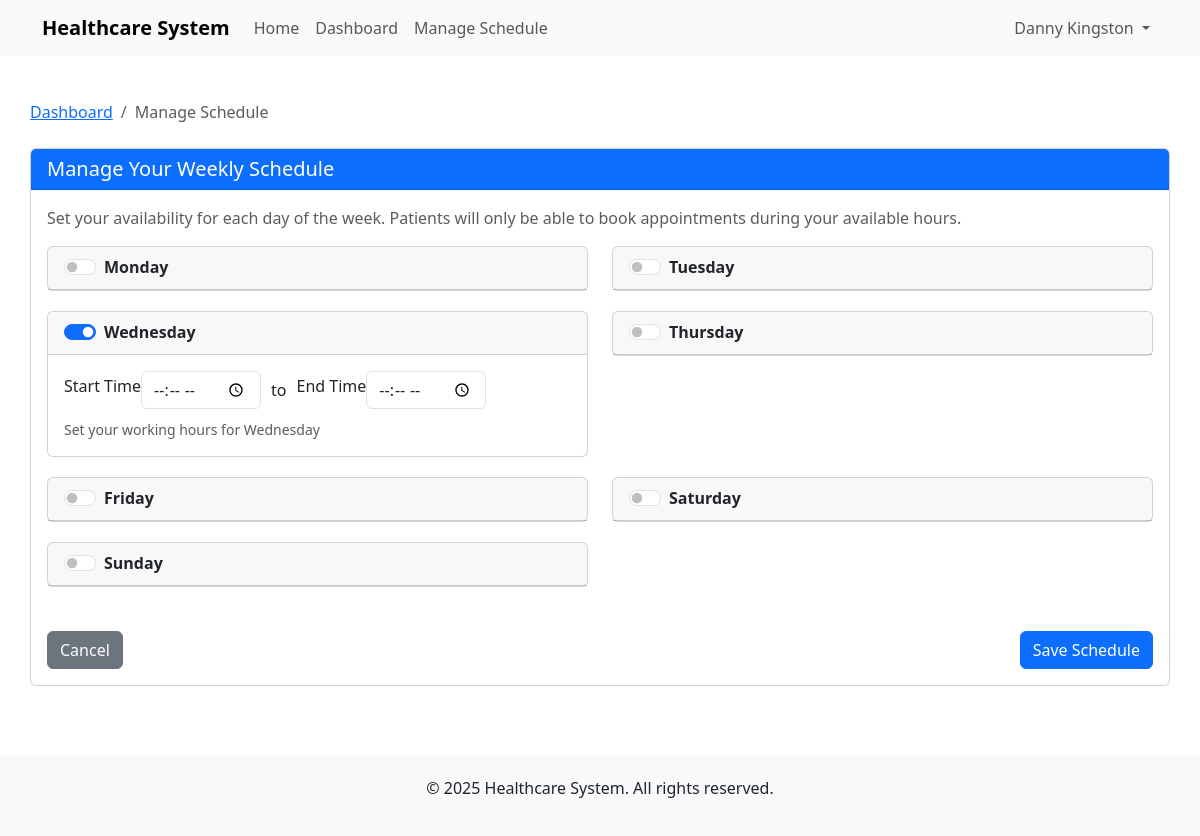
/schedule/ (signed in), run on the app's committed database.
### doctors/models.py (models this page shows, shortened)
class DoctorSchedule(models.Model):
    DAYS_OF_WEEK = [
        (0, 'Monday'),
        (1, 'Tuesday'),
        (2, 'Wednesday'),
        (3, 'Thursday'),
        (4, 'Friday'),
        (5, 'Saturday'),
        (6, 'Sunday'),
    ]
    doctor = models.ForeignKey(Doctor, on_delete=models.CASCADE, related_name='schedules')
    day_of_week = models.IntegerField(choices=DAYS_OF_WEEK)
    start_time = models.TimeField()
    end_time = models.TimeField()
    is_available = models.BooleanField(default=True)
    class Meta:
        unique_together = ['doctor', 'day_of_week']
        ordering = ['day_of_week', 'start_time']

### doctors/views.py (the view, shortened to what this page needs)
# urls.py: path('schedule/', views.manage_schedule, name='manage_schedule'),
@login_required
def manage_schedule(request):
    try:
        doctor = request.user.doctor
    except Doctor.DoesNotExist:
        messages.error(request, "You don't have a doctor profile.")
        return redirect('home')
    schedules_dict = {}
    for schedule in DoctorSchedule.objects.filter(doctor=doctor):
        schedules_dict[schedule.day_of_week] = schedule
    days_of_week = [
        (0, 'Monday'),
        (1, 'Tuesday'),
        (2, 'Wednesday'),
        (3, 'Thursday'),
        (4, 'Friday'),
        (5, 'Saturday'),
        (6, 'Sunday'),
    ]
    days_with_schedules = []
    for day_num, day_name in days_of_week:
        schedule = schedules_dict.get(day_num)
        days_with_schedules.append({
            'day_num': day_num,
            'day_name': day_name,
            'schedule': schedule,
            'is_available': schedule.is_available if schedule else False,
            'start_time': schedule.start_time if schedule else '09:00',
            'end_time': schedule.end_time if schedule else '17:00',
        })
    context = {
        'doctor': doctor,
        'schedules': schedules_dict,  # Keep original for backward compatibility if needed
        'days_of_week': days_of_week,
        'days_with_schedules': days_with_schedules,  # New template-friendly data
    }
    return render(request, 'doctors/manage_schedule.html', context)

### templates/doctors/manage_schedule.html (shortened to what this page needs)
{% extends 'base.html' %}
{% block content %}
<div class="row mt-4">
    <div class="col-md-12">
        <nav aria-label="breadcrumb">
            <ol class="breadcrumb">
                <li class="breadcrumb-item"><a href="{% url 'doctor_dashboard' %}">Dashboard</a></li>
                <li class="breadcrumb-item active">Manage Schedule</li>
            </ol>
        </nav>
    </div>
</div>
<div class="row mt-2">
    <div class="col-md-12">
        <div class="card">
            <div class="card-header bg-primary text-white">
                <h5 class="card-title mb-0">Manage Your Weekly Schedule</h5>
            </div>
            <div class="card-body">
                <p class="text-muted">Set your availability for each day of the week. Patients will only be able to book appointments during your available hours.</p>
                <form method="post">
                    <div class="row">
                        {% for day_data in days_with_schedules %}
                            <div class="col-md-6">
                                <div class="card day-card">
                                    <div class="card-header">
                                        <div class="form-check form-switch">
                                            <input class="form-check-input day-toggle" type="checkbox" id="day_{{ day_data.day_num }}_toggle" name="day_{{ day_data.day_num }}_available"
                                                {% if day_data.is_available %}checked{% endif %}>
                                            <label class="form-check-label" for="day_{{ day_data.day_num }}_toggle">
                                                <strong>{{ day_data.day_name }}</strong>
                                            </label>
                                        </div>
                                    </div>
                                    <div class="card-body day-schedule" id="day_{{ day_data.day_num }}_schedule"
                                        {% if not day_data.is_available %}style="display: none;"{% endif %}>
                                        <div class="time-input-group">
                                            <label for="day_{{ day_data.day_num }}_start" class="form-label">Start Time</label>
                                            <input type="time" class="form-control" id="day_{{ day_data.day_num }}_start" name="day_{{ day_data.day_num }}_start"
                                                value="{{ day_data.start_time }}">
                                            <span class="time-separator">to</span>
                                            <label for="day_{{ day_data.day_num }}_end" class="form-label">End Time</label>
                                            <input type="time" class="form-control" id="day_{{ day_data.day_num }}_end" name="day_{{ day_data.day_num }}_end"
                                                value="{{ day_data.end_time }}">
                                        </div>
                                        <div class="form-text text-muted">
                                            Set your working hours for {{ day_data.day_name }}
                                        </div>
                                    </div>
                                </div>
                            </div>
                            {% if forloop.counter|divisibleby:2 %}
                                </div><div class="row">
                            {% endif %}
                        {% endfor %}
                    </div>
                    <div class="row mt-4">
                        <div class="col-md-12">
                            <div class="d-flex justify-content-between">
                                <a href="{% url 'doctor_dashboard' %}" class="btn btn-secondary">Cancel</a>
                                <button type="submit" class="btn btn-primary">Save Schedule</button>
                            </div>
                        </div>
                    </div>
                </form>
            </div>
        </div>
    </div>
</div>
{% endblock %}

### templates/base.html (shortened to what this page needs)
<!DOCTYPE html>
<html lang="en">
<head>
    <link href="https://cdn.jsdelivr.net/npm/bootstrap@5.3.0/dist/css/bootstrap.min.css" rel="stylesheet">
</head>
<body>
    <nav class="navbar navbar-expand-lg navbar-light bg-light">
        <div class="container">
            <a class="navbar-brand" href="/">Healthcare System</a>
            <div class="collapse navbar-collapse" id="navbarNav">
                <ul class="navbar-nav me-auto">
                    <li class="nav-item">
                        <a class="nav-link" href="/">Home</a>
                    </li>
                    {% if user.is_authenticated %}
                        {% if user.patient %}
                            <li class="nav-item">
                                <a class="nav-link" href="{% url 'patient_dashboard' %}">Dashboard</a>
                            </li>
                            <li class="nav-item">
                                <a class="nav-link" href="{% url 'book_appointment' %}">Book Appointment</a>
                            </li>
                        {% elif user.doctor %}
                            <li class="nav-item">
                                <a class="nav-link" href="{% url 'doctor_dashboard' %}">Dashboard</a>
                            </li>
                            <li class="nav-item">
                                <a class="nav-link" href="/schedule/">Manage Schedule</a>
                            </li>
                        {% endif %}
                    {% endif %}
                </ul>
                <ul class="navbar-nav">
                    {% if user.is_authenticated %}
                        <li class="nav-item dropdown">
                            <a class="nav-link dropdown-toggle" href="#" id="navbarDropdown" role="button" data-bs-toggle="dropdown">
                                {{ user.get_full_name|default:user.username }}
                            </a>
                        </li>
                        {% else %}
                        <li class="nav-item">
                            <a class="nav-link" href="/login/">Login</a>
                        </li>
                    {% endif %}
                </ul>
            </div>
        </div>
    </nav>
    <div class="container content">
        {% block content %}{% endblock %}
    </div>
    <footer class="footer">
        <div class="container">
            <p>&copy; {% now "Y" %} Healthcare System. All rights reserved.</p>
        </div>
    </footer>
</body>
</html>

### templates/base.html (style rules this page uses)
.navbar-brand { font-weight: bold; }
.footer { margin-top: 50px; padding: 20px 0; background-color: #f8f9fa; text-align: center; }
.content { min-height: calc(100vh - 180px); padding: 20px 0; }

### templates/doctors/manage_schedule.html (style rules this page uses)
.day-card { margin-bottom: 20px; }
.time-input-group { display: flex; align-items: center; margin-bottom: 10px; }
.time-input-group .form-control { max-width: 120px; }
.time-separator { margin: 0 10px; }

### data on the page
DoctorSchedule: day_name "Monday"
DoctorSchedule: day_name "Tuesday"
DoctorSchedule: day_name "Wednesday"
DoctorSchedule: day_name "Thursday"
DoctorSchedule: day_name "Friday"
DoctorSchedule: day_name "Saturday"
DoctorSchedule: day_name "Sunday"

### other printed values
{{ user.get_full_name|default:user.username }} "Danny Kingston"
